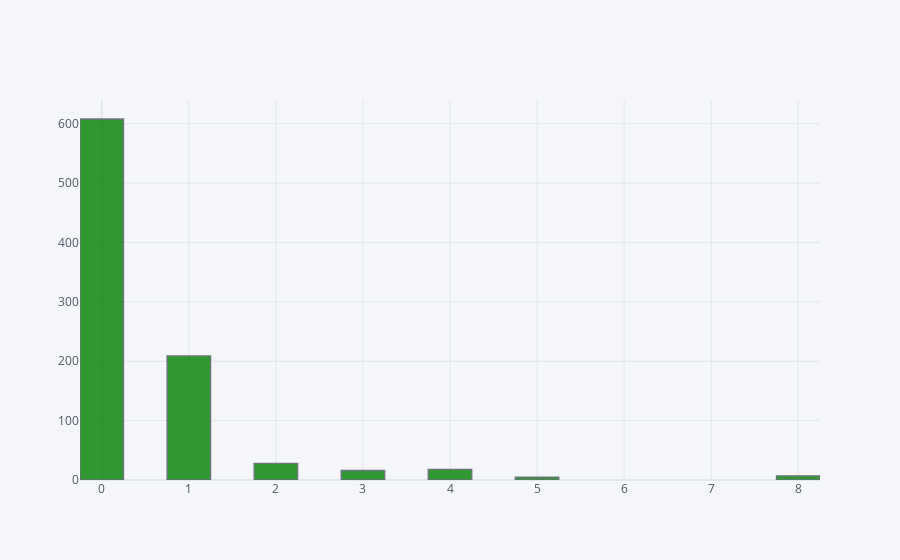

This figure's notebook cell:
### Code cell
import cufflinks as cf

cf.go_offline()

fig = entrenamiento['SibSp'].iplot(kind='hist', bins=30, asFigure=True)
fig.update_traces(marker_color='green')
fig.show()

### Figure 1 — Plotly figure (JSON) as saved in the notebook; plotly's stock layout.template omitted (floating-point values rounded to 4 significant figures; data arrays with more than 128 entries replaced by an {"elided": "..."} marker saying what was removed)
{"data": [{"histfunc": "count", "histnorm": "", "marker": {"color": "green", "line": {"color": "#4D5663", "width": 1.3}}, "name": "SibSp", "nbinsx": 30, "opacity": 0.8, "orientation": "v", "x": {"elided": "891 int values"}, "type": "histogram"}], "layout": {"barmode": "overlay", "legend": {"bgcolor": "#F5F6F9", "font": {"color": "#4D5663"}}, "paper_bgcolor": "#F5F6F9", "plot_bgcolor": "#F5F6F9", "title": {"font": {"color": "#4D5663"}}, "xaxis": {"gridcolor": "#E1E5ED", "showgrid": true, "tickfont": {"color": "#4D5663"}, "title": {"text": "", "font": {"color": "#4D5663"}}, "zerolinecolor": "#E1E5ED"}, "yaxis": {"gridcolor": "#E1E5ED", "showgrid": true, "tickfont": {"color": "#4D5663"}, "title": {"text": "", "font": {"color": "#4D5663"}}, "zerolinecolor": "#E1E5ED"}}}
